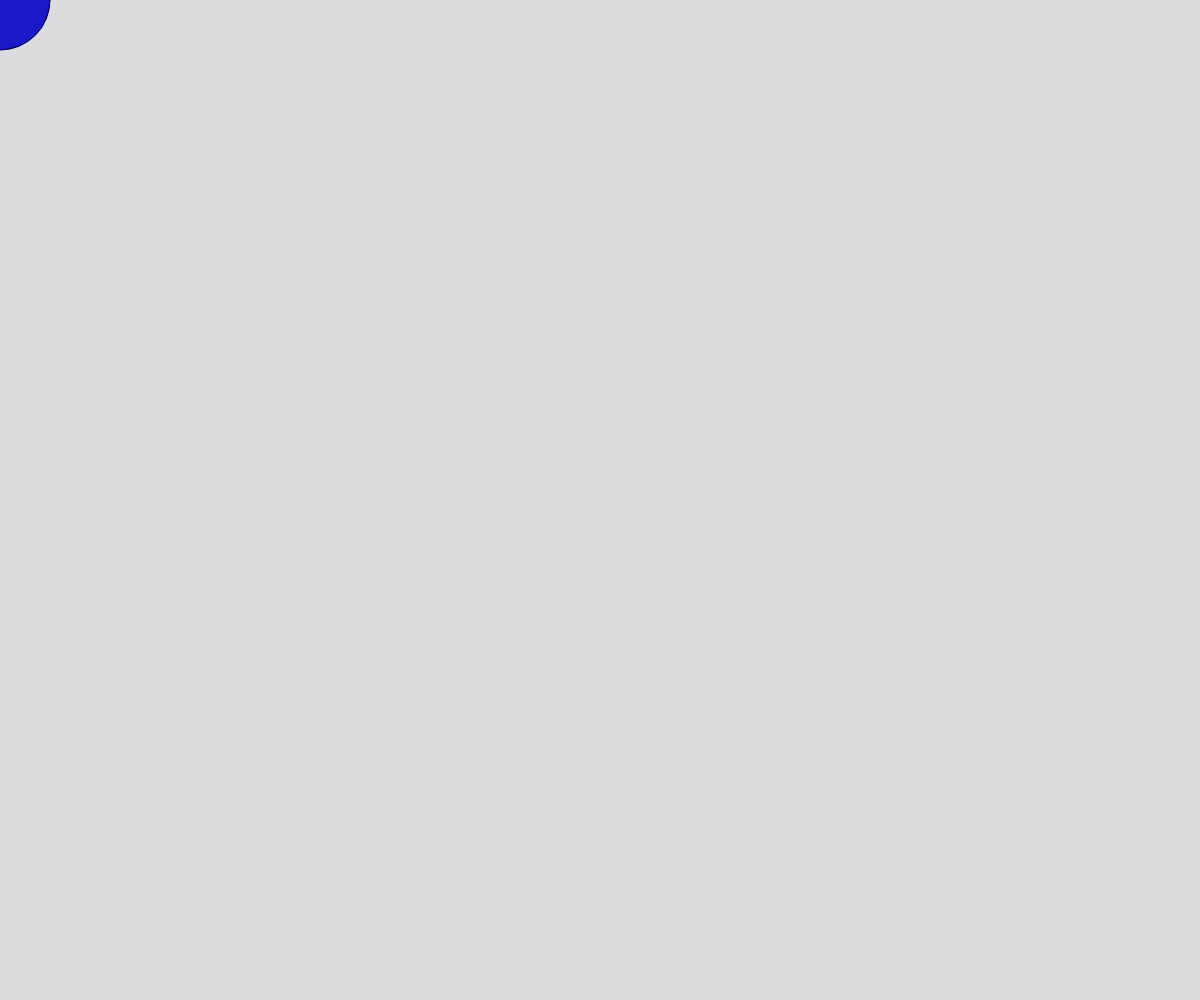
Frame 1 (no input)
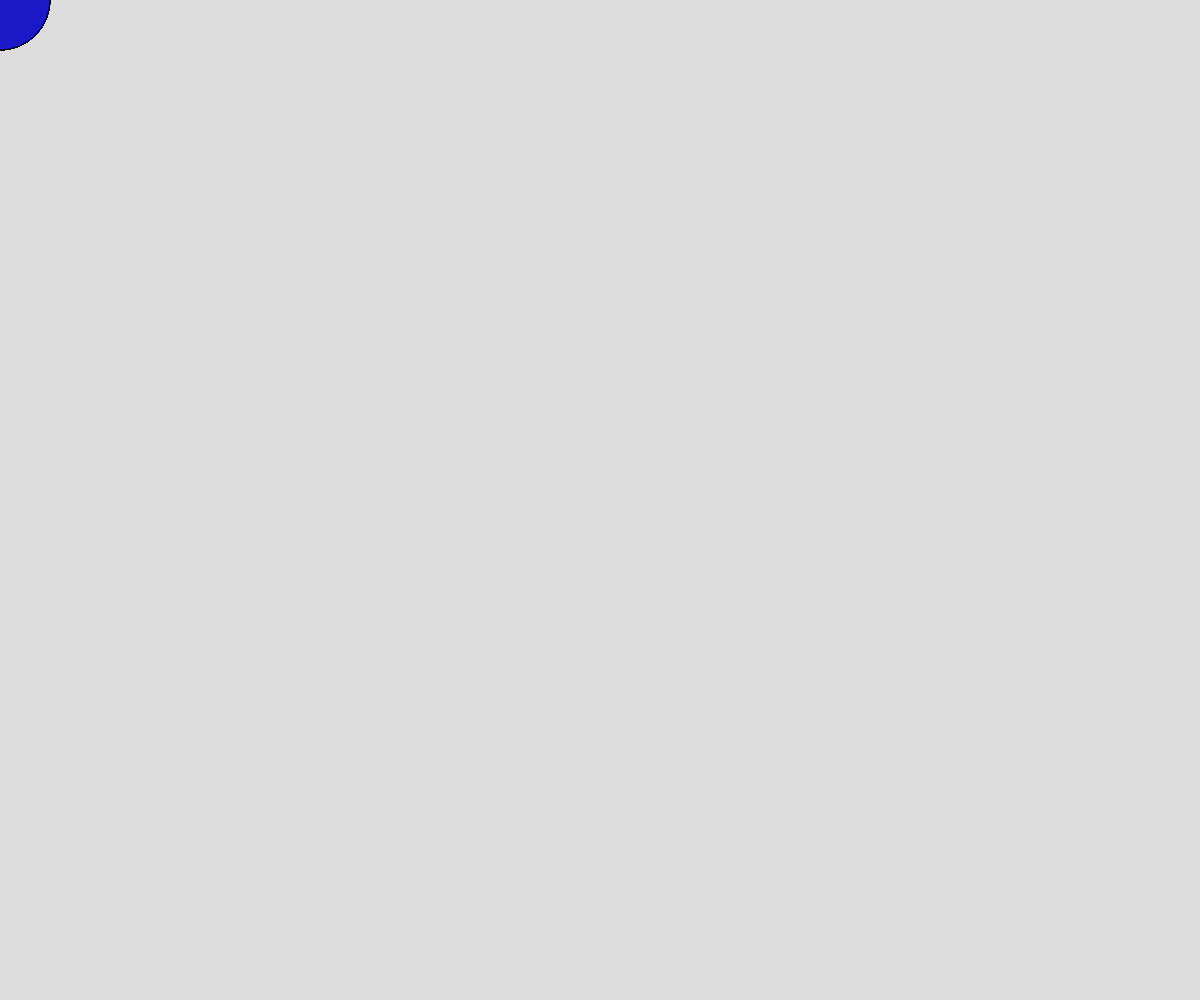
Frame 60 (no input)
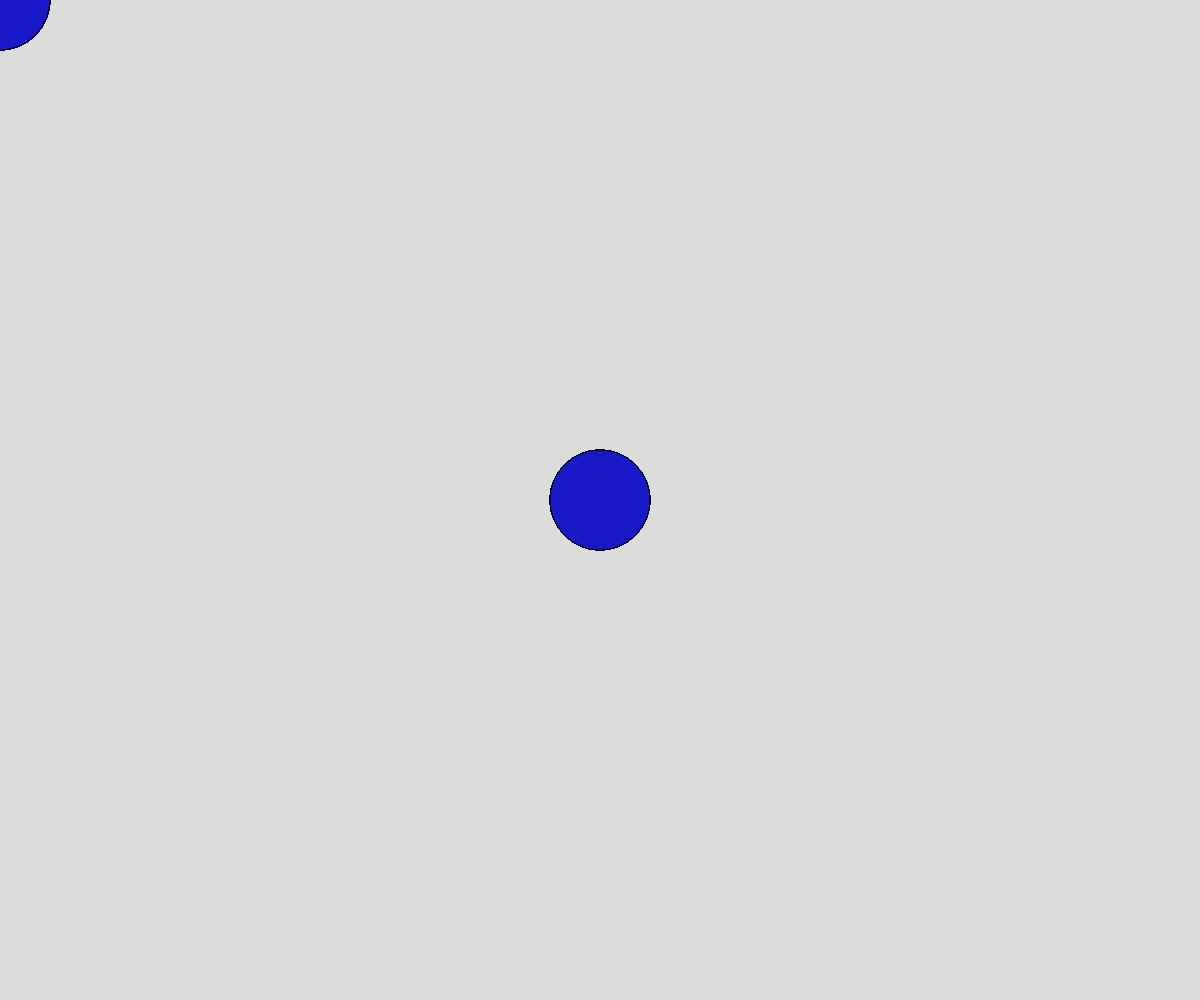
Frame 120 (the mouse pressed at the canvas centre since frame 60)

The p5.js sketch that drew these frames (run headless with seeded random() and noise() and a simulated clock; from frame 60 on, the mouse is pressed at the canvas centre):

// p5.js sketch
// ── sketch.js
let x = 0;
function setup() {
  createCanvas(innerWidth, innerHeight);
  background(220);
}

function draw() {

  //ball change colors in each half
  /*
  if(mouseX<width/2){
    fill(25,25,200);
    ellipse(mouseX,mouseY,100);
  }else{
    fill(200,25,25);
    rect(mouseX-50,mouseY-50,100,100);
  }
  */
  
  if (mouseX <= width / 2 && mouseY <= height / 2) {
    fill(25, 25, 200);
    ellipse(mouseX, mouseY, 100);
  }
  else if (mouseX > width / 2 && mouseY <= height / 2) {
    fill(25, 200, 20);
    ellipse(mouseX, mouseY, 100);
  }
  else if (mouseX <= width / 2 && mouseY > height / 2) {
    fill(200, 25, 20);
    ellipse(mouseX, mouseY, 100);
  }
  else {
    fill(100, 25, 20);
    ellipse(mouseX, mouseY, 100);
  }





}
